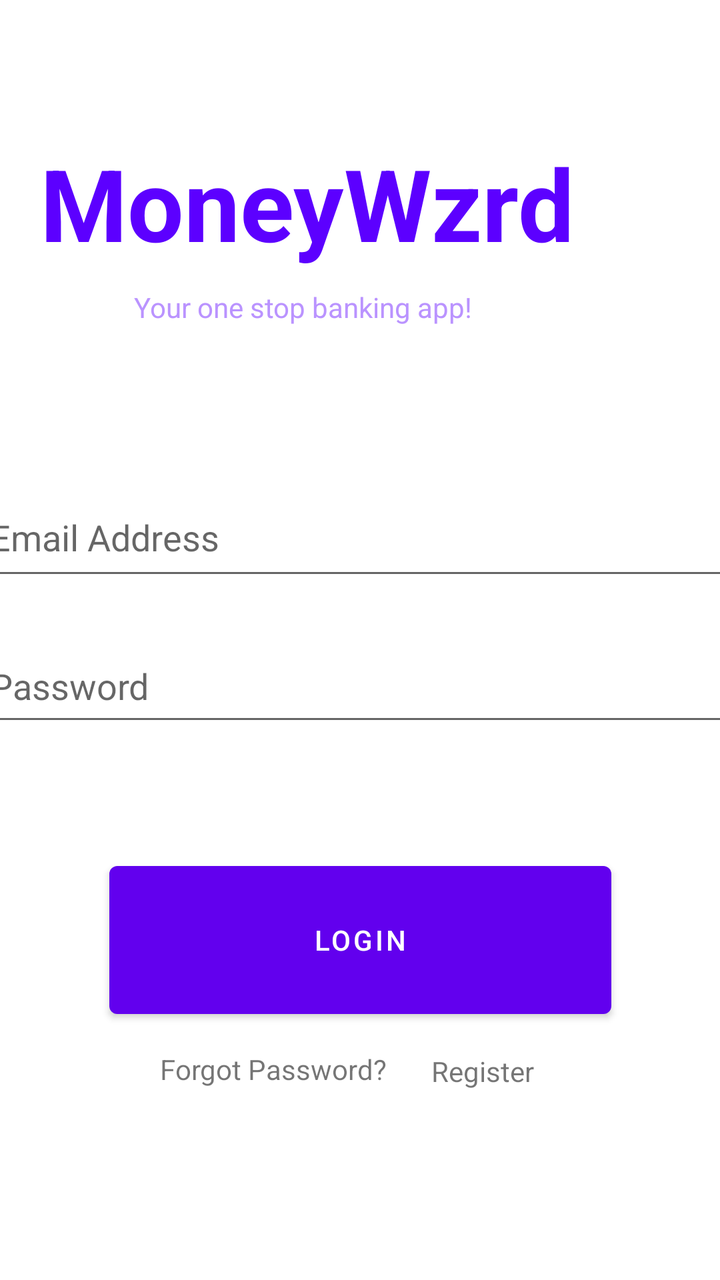
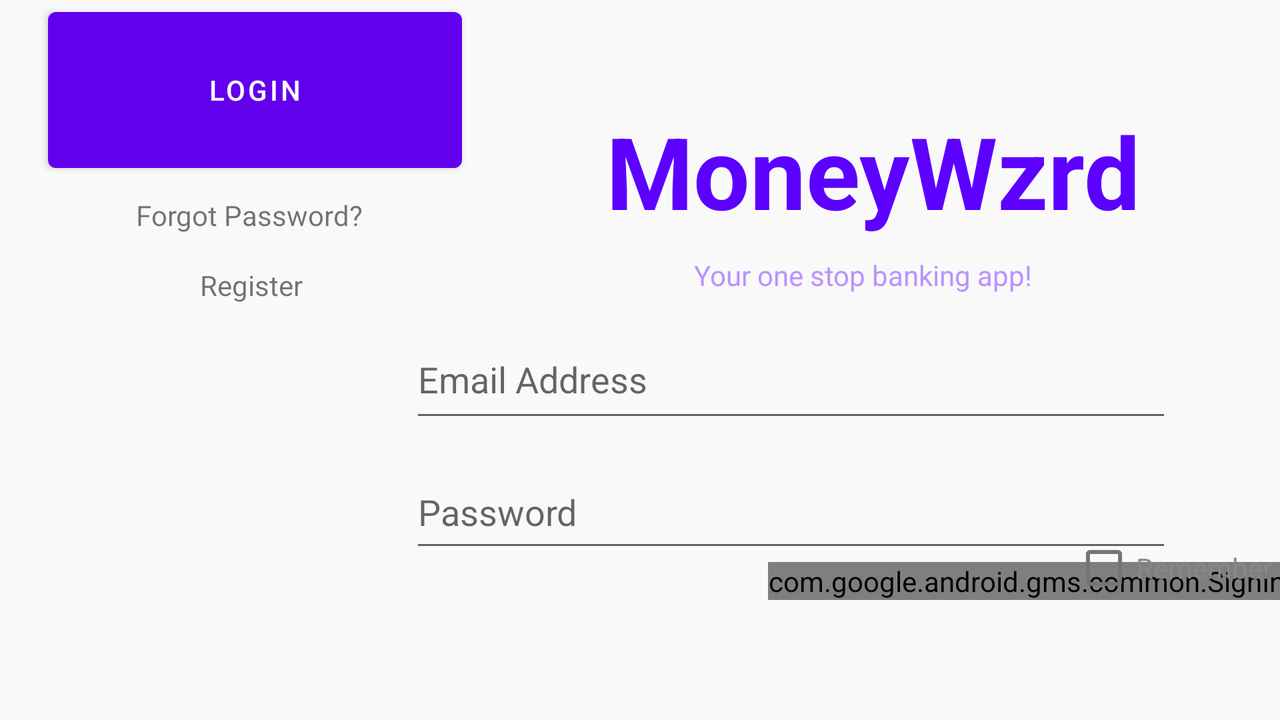

Compare how this app lays out the same screen by default and in its alternative resource folder. The renders come first, then the two layout files and the values they reference.
<!-- AndroidManifest.xml: application theme Theme.MoneyWzrd -->
<!-- res/layout/activity_login_main.xml -->
<?xml version="1.0" encoding="utf-8"?>
<androidx.constraintlayout.widget.ConstraintLayout xmlns:android="http://schemas.android.com/apk/res/android"
    xmlns:app="http://schemas.android.com/apk/res-auto"
    xmlns:tools="http://schemas.android.com/tools"
    android:layout_width="match_parent"
    android:layout_height="match_parent"
    android:visibility="visible"
    tools:context=".Login_main">

    <TextView
        android:id="@+id/apptitle"
        android:layout_width="269dp"
        android:layout_height="76dp"
        android:layout_marginTop="68dp"
        android:layout_marginEnd="71dp"
        android:text="@string/moneywzrd"
        android:textColor="#5C00FF"
        android:textSize="50sp"
        android:textStyle="bold"
        app:layout_constraintEnd_toEndOf="parent"
        app:layout_constraintTop_toTopOf="parent" />

    <EditText
        android:id="@+id/editTextEmailAddress"
        android:layout_width="381dp"
        android:layout_height="56dp"
        android:layout_marginStart="16dp"
        android:layout_marginTop="71dp"
        android:layout_marginEnd="14dp"
        android:ems="10"
        android:hint="@string/email_address"
        android:inputType="textEmailAddress"
        app:layout_constraintEnd_toEndOf="parent"
        app:layout_constraintStart_toStartOf="parent"
        app:layout_constraintTop_toBottomOf="@+id/titlemsg" />

    <EditText
        android:id="@+id/editTextPassword"
        android:layout_width="381dp"
        android:layout_height="53dp"
        android:layout_marginStart="16dp"
        android:layout_marginTop="20dp"
        android:layout_marginEnd="14dp"
        android:ems="10"
        android:hint="@string/password"
        android:inputType="textPassword"
        app:layout_constraintEnd_toEndOf="parent"
        app:layout_constraintStart_toStartOf="parent"
        app:layout_constraintTop_toBottomOf="@+id/editTextEmailAddress" />

    <TextView
        android:id="@+id/titlemsg"
        android:layout_width="174dp"
        android:layout_height="24dp"
        android:layout_marginEnd="119dp"
        android:text="@string/your_one_stop_banking_app"
        android:textColor="#BA93FF"
        app:layout_constraintEnd_toEndOf="parent"
        app:layout_constraintTop_toBottomOf="@+id/apptitle" />

    <Button
        android:id="@+id/loginBTN"
        android:layout_width="251dp"
        android:layout_height="86dp"
        android:layout_marginStart="80dp"
        android:layout_marginTop="59dp"
        android:layout_marginEnd="80dp"
        android:text="@string/login"
        app:layout_constraintEnd_toEndOf="parent"
        app:layout_constraintStart_toStartOf="parent"
        app:layout_constraintTop_toBottomOf="@+id/editTextPassword" />

    <TextView
        android:id="@+id/forgotpass"
        android:layout_width="wrap_content"
        android:layout_height="wrap_content"
        android:layout_marginStart="80dp"
        android:layout_marginTop="12dp"
        android:text="@string/forgot_password"
        app:layout_constraintStart_toStartOf="parent"
        app:layout_constraintTop_toBottomOf="@+id/loginBTN" />

    <TextView
        android:id="@+id/register"
        android:layout_width="wrap_content"
        android:layout_height="wrap_content"
        android:layout_marginTop="13dp"
        android:layout_marginEnd="93dp"
        android:text="@string/register"
        app:layout_constraintEnd_toEndOf="parent"
        app:layout_constraintTop_toBottomOf="@+id/loginBTN" />

    <ProgressBar
        android:id="@+id/progressBar"
        style="?android:attr/progressBarStyle"
        android:layout_width="wrap_content"
        android:layout_height="wrap_content"
        android:visibility="gone"
        app:layout_constraintBottom_toTopOf="@+id/loginBTN"
        app:layout_constraintEnd_toEndOf="parent"
        app:layout_constraintStart_toStartOf="parent"
        app:layout_constraintTop_toTopOf="@+id/editTextPassword" />
</androidx.constraintlayout.widget.ConstraintLayout>
<!-- resources referenced by this layout -->
<resources>
  <string name="email_address">Email Address</string>
  <string name="forgot_password">Forgot Password?</string>
  <string name="login">LOGIN</string>
  <string name="moneywzrd">MoneyWzrd</string>
  <string name="password">Password</string>
  <string name="register">Register</string>
  <string name="your_one_stop_banking_app">Your one stop banking app!</string>
  <style name="Theme.MoneyWzrd" parent="Theme.MaterialComponents.DayNight.NoActionBar">
          
          <item name="colorPrimary">@color/purple_500</item>
          <item name="colorPrimaryVariant">@color/purple_700</item>
          <item name="colorOnPrimary">@color/white</item>
          
          <item name="colorSecondary">@color/teal_200</item>
          <item name="colorSecondaryVariant">@color/teal_700</item>
          <item name="colorOnSecondary">@color/black</item>
          
          <item name="android:statusBarColor" tools:targetApi="l">?attr/colorPrimaryVariant</item>
          
      </style>
  <color name="purple_500">#FF6200EE</color>
  <color name="purple_700">#FF3700B3</color>
  <color name="white">#FFFFFFFF</color>
  <color name="teal_200">#FF03DAC5</color>
  <color name="teal_700">#FF018786</color>
  <color name="black">#FF000000</color>
</resources>
<!-- res/layout-land/activity_login_main.xml (the repository's variant of the layout above) -->
<!-- drawn on the phone turned sideways -->
<?xml version="1.0" encoding="utf-8"?>
<androidx.constraintlayout.widget.ConstraintLayout xmlns:android="http://schemas.android.com/apk/res/android"
    xmlns:app="http://schemas.android.com/apk/res-auto"
    xmlns:tools="http://schemas.android.com/tools"
    android:layout_width="match_parent"
    android:layout_height="match_parent"
    android:visibility="visible"
    android:background="@color/BackgroundPages"
    tools:context=".Login.Login_main">

    <TextView
        android:id="@+id/banner"
        android:layout_width="269dp"
        android:layout_height="76dp"
        android:layout_marginTop="52dp"
        android:layout_marginEnd="68dp"
        android:text="@string/moneywzrd"
        android:textColor="#5C00FF"
        android:textSize="50sp"
        android:textStyle="bold"
        app:layout_constraintEnd_toEndOf="parent"
        app:layout_constraintTop_toTopOf="parent" />

    <EditText
        android:id="@+id/editTextEmailAddress"
        android:layout_width="381dp"
        android:layout_height="56dp"
        android:layout_marginStart="16dp"
        android:layout_marginTop="8dp"
        android:layout_marginEnd="14dp"
        android:ems="10"
        android:hint="@string/email_address"
        android:inputType="textEmailAddress"
        app:layout_constraintEnd_toEndOf="parent"
        app:layout_constraintHorizontal_bias="0.825"
        app:layout_constraintStart_toStartOf="parent"
        app:layout_constraintTop_toBottomOf="@+id/titlemsg" />

    <EditText
        android:id="@+id/editTextPassword"
        android:layout_width="381dp"
        android:layout_height="53dp"
        android:layout_marginStart="16dp"
        android:layout_marginTop="12dp"
        android:layout_marginEnd="14dp"
        android:ems="10"
        android:hint="@string/password"
        android:inputType="textPassword"
        app:layout_constraintEnd_toEndOf="parent"
        app:layout_constraintHorizontal_bias="0.825"
        app:layout_constraintStart_toStartOf="parent"
        app:layout_constraintTop_toBottomOf="@+id/editTextEmailAddress" />

    <TextView
        android:id="@+id/titlemsg"
        android:layout_width="174dp"
        android:layout_height="24dp"
        android:layout_marginEnd="119dp"
        android:text="@string/your_one_stop_banking_app"
        android:textColor="#BA93FF"
        app:layout_constraintEnd_toEndOf="parent"
        app:layout_constraintTop_toBottomOf="@+id/banner" />

    <Button
        android:id="@+id/loginBTN"
        android:layout_width="207dp"
        android:layout_height="90dp"
        android:layout_marginStart="24dp"
        android:text="@string/login"
        app:layout_constraintStart_toStartOf="parent"
        tools:layout_editor_absoluteY="203dp" />

    <TextView
        android:id="@+id/forgotpass"
        android:layout_width="wrap_content"
        android:layout_height="wrap_content"
        android:layout_marginStart="68dp"
        android:layout_marginTop="8dp"
        android:text="@string/forgot_password"
        app:layout_constraintStart_toStartOf="parent"
        app:layout_constraintTop_toBottomOf="@+id/loginBTN" />

    <com.google.android.gms.common.SignInButton
        android:id="@+id/sign_in_button"
        android:layout_width="wrap_content"
        android:layout_height="wrap_content"
        android:layout_marginStart="384dp"
        app:layout_constraintStart_toStartOf="parent"
        app:layout_constraintTop_toBottomOf="@+id/editTextPassword" />

    <CheckBox
        android:id="@+id/remBox"
        android:layout_width="wrap_content"
        android:layout_height="wrap_content"
        android:layout_marginStart="536dp"
        android:layout_marginBottom="52dp"
        android:text="Remember me"
        android:textColor="#888888"
        app:layout_constraintBottom_toBottomOf="parent"
        app:layout_constraintStart_toStartOf="parent" />

    <TextView
        android:id="@+id/register"
        android:layout_width="wrap_content"
        android:layout_height="wrap_content"
        android:layout_marginStart="100dp"
        android:layout_marginTop="16dp"
        android:text="@string/register"
        app:layout_constraintStart_toStartOf="parent"
        app:layout_constraintTop_toBottomOf="@+id/forgotpass" />

    <ProgressBar
        android:id="@+id/progressBarR"
        style="?android:attr/progressBarStyle"
        android:layout_width="wrap_content"
        android:layout_height="wrap_content"
        android:visibility="gone"
        app:layout_constraintBottom_toTopOf="@+id/loginBTN"
        app:layout_constraintEnd_toEndOf="parent"
        app:layout_constraintStart_toStartOf="parent"
        app:layout_constraintTop_toTopOf="@+id/editTextPassword" />

</androidx.constraintlayout.widget.ConstraintLayout>
<!-- resources referenced by the variant -->
<!-- as the phone turned sideways resolves them -->
<resources>
  <color name="BackgroundPages">#36E4E4E4</color>
  <string name="email_address">Email Address</string>
  <string name="forgot_password">Forgot Password?</string>
  <string name="login">LOGIN</string>
  <string name="moneywzrd">MoneyWzrd</string>
  <string name="password">Password</string>
  <string name="register">Register</string>
  <string name="your_one_stop_banking_app">Your one stop banking app!</string>
  <style name="Theme.MoneyWzrd" parent="Theme.MaterialComponents.DayNight.NoActionBar">
          
          <item name="colorPrimary">@color/purple_500</item>
          <item name="colorPrimaryVariant">@color/purple_700</item>
          <item name="colorOnPrimary">@color/white</item>
          
          <item name="colorSecondary">@color/teal_200</item>
          <item name="colorSecondaryVariant">@color/teal_700</item>
          <item name="colorOnSecondary">@color/black</item>
          
          <item name="android:statusBarColor" tools:targetApi="l">?attr/colorPrimaryVariant</item>
          
      </style>
  <color name="purple_500">#FF6200EE</color>
  <color name="purple_700">#FF3700B3</color>
  <color name="white">#FFFFFFFF</color>
  <color name="teal_200">#FF03DAC5</color>
  <color name="teal_700">#FF018786</color>
  <color name="black">#FF000000</color>
</resources>
